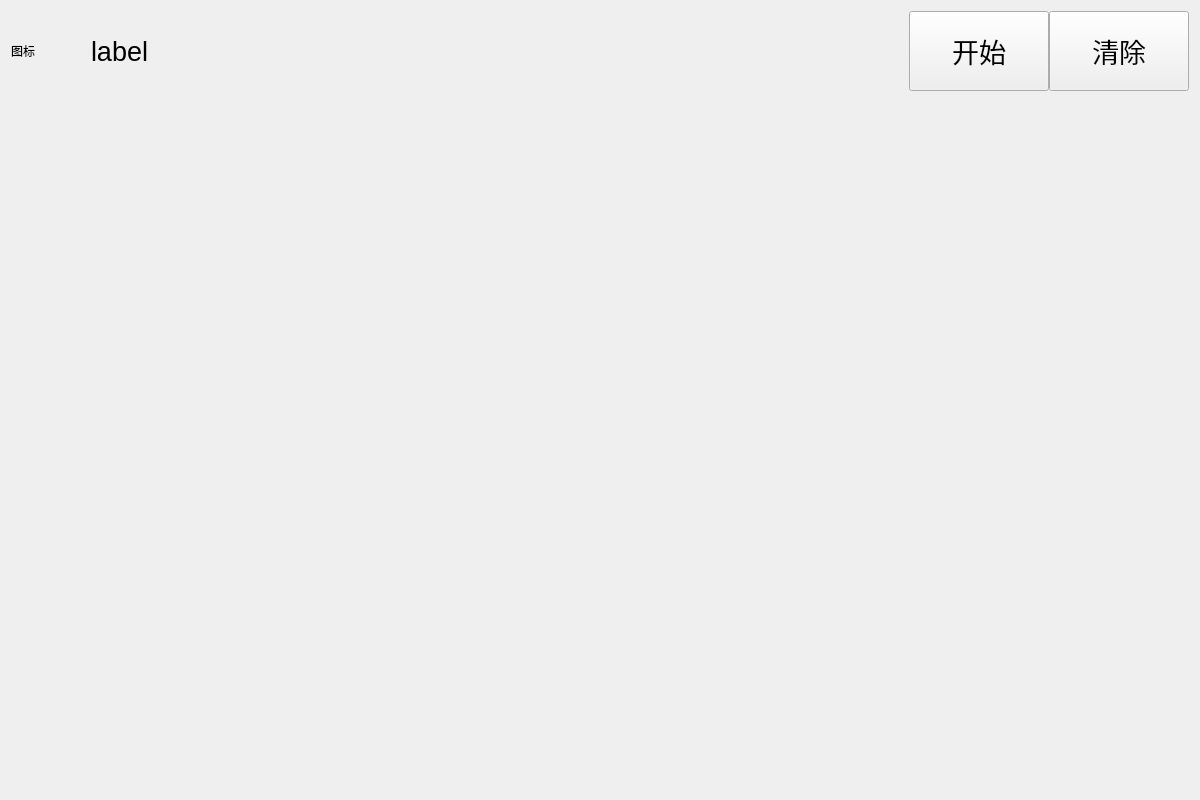
<?xml version="1.0" encoding="UTF-8"?>
<ui version="4.0">
 <class>StopwatchWdg</class>
 <widget class="QWidget" name="StopwatchWdg">
  <property name="geometry">
   <rect>
    <x>0</x>
    <y>0</y>
    <width>1200</width>
    <height>800</height>
   </rect>
  </property>
  <property name="minimumSize">
   <size>
    <width>1200</width>
    <height>800</height>
   </size>
  </property>
  <property name="windowTitle">
   <string>Stopwatch</string>
  </property>
  <layout class="QVBoxLayout" name="verticalLayout">
   <item>
    <widget class="QWidget" name="widget" native="true">
     <property name="maximumSize">
      <size>
       <width>16777215</width>
       <height>80</height>
      </size>
     </property>
     <layout class="QHBoxLayout" name="horizontalLayout">
      <property name="spacing">
       <number>0</number>
      </property>
      <property name="leftMargin">
       <number>0</number>
      </property>
      <property name="topMargin">
       <number>0</number>
      </property>
      <property name="rightMargin">
       <number>0</number>
      </property>
      <property name="bottomMargin">
       <number>0</number>
      </property>
      <item>
       <widget class="QLabel" name="label_2">
        <property name="minimumSize">
         <size>
          <width>0</width>
          <height>0</height>
         </size>
        </property>
        <property name="maximumSize">
         <size>
          <width>80</width>
          <height>80</height>
         </size>
        </property>
        <property name="text">
         <string>图标</string>
        </property>
       </widget>
      </item>
      <item>
       <widget class="QLabel" name="labShowTime">
        <property name="font">
         <font>
          <pointsize>20</pointsize>
         </font>
        </property>
        <property name="text">
         <string>label</string>
        </property>
       </widget>
      </item>
      <item>
       <widget class="QPushButton" name="btnClockStart">
        <property name="minimumSize">
         <size>
          <width>0</width>
          <height>80</height>
         </size>
        </property>
        <property name="maximumSize">
         <size>
          <width>140</width>
          <height>16777215</height>
         </size>
        </property>
        <property name="font">
         <font>
          <pointsize>20</pointsize>
         </font>
        </property>
        <property name="text">
         <string>开始</string>
        </property>
       </widget>
      </item>
      <item>
       <widget class="QPushButton" name="btnClockStart_2">
        <property name="minimumSize">
         <size>
          <width>0</width>
          <height>80</height>
         </size>
        </property>
        <property name="maximumSize">
         <size>
          <width>140</width>
          <height>16777215</height>
         </size>
        </property>
        <property name="font">
         <font>
          <pointsize>20</pointsize>
         </font>
        </property>
        <property name="text">
         <string>清除</string>
        </property>
       </widget>
      </item>
     </layout>
    </widget>
   </item>
   <item>
    <widget class="QWidget" name="clockShowWdg" native="true"/>
   </item>
  </layout>
 </widget>
 <resources/>
 <connections/>
</ui>
